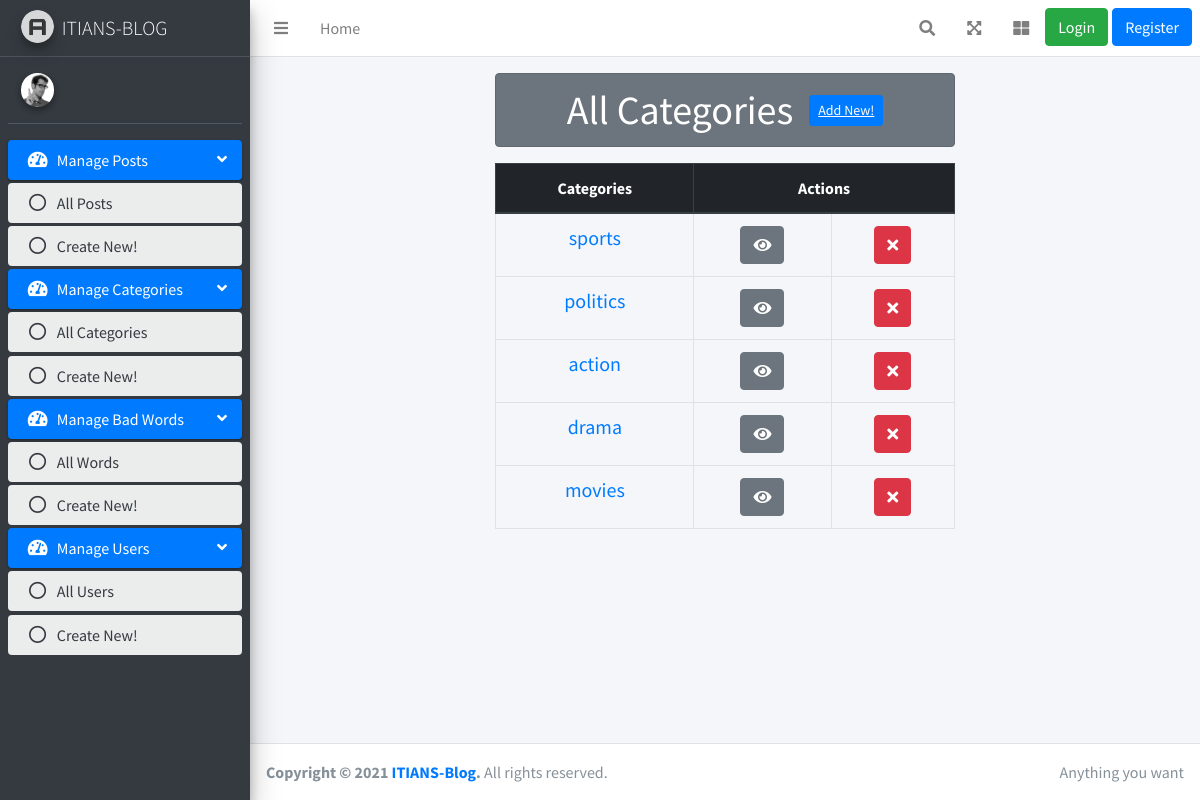
The app's page /auth/categories with its own data.
### posts/models.py (models this page shows, shortened)
class Category(models.Model):
    name = models.CharField(max_length = 30)
    subscribers = models.ManyToManyField(User, blank=True, related_name="subscribers")

### dashboard/views.py (the view)
# urls.py: path("auth/categories", views.all_categories),
def all_categories(request):
    categories = Category.objects.all()
    context = {"data": categories}
    return render(request, 'auth/dashboard/categories/categories.html', context)

### dashboard/templates/auth/dashboard/categories/categories.html (shortened to what this page needs)
{%extends 'dashboard/layout/base.html'%}
{%block body_block %}
<div class="row">
    <div class="col-6 offset-3">
        <div class=" mt-3 text-center">
            <h1 class="alert alert-secondary">All Categories
                <a href="/auth/add/category" class="btn btn-sm btn-primary mb-2 ml-2">Add New!</a>
            </h1>
        </div>
        <table class="table table-bordered text-center">
            <thead class="thead-dark">
                <tr>
                    <th scope="col">Categories</th>
                    <th scope="col" colspan="2">Actions</th>
                </tr>
            </thead>
            <tbody>
                {%for category in data%}
                <tr>
                    <td><a href="/auth/category_details/{{category.id}}"><h5>{{category.name}}</h5></a></td>
                    <td><a href="/auth/category/edit/{{category.id}}" class="btn btn-secondary"><i class="fas fa-eye"></a></td>
                    <td><a href="/auth/category/delete/{{category.id}}" class="btn btn-danger"><i class="fas fa-times"></a></td>
                </tr>
                {%endfor%}
            </tbody>
        </table>
    </div>
</div>
{% endblock %}

### records on screen
Category: name "sports"
Category: name "politics"
Category: name "action"
Category: name "drama"
Category: name "movies"
